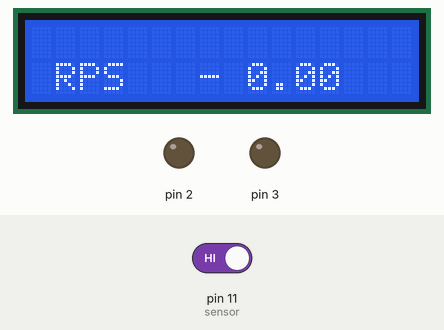
This sketch was run on a simulated Arduino Uno, built with avr-gcc and run on an emulated ATmega328P. Shown: 16×2 character LCD, output pins drawn as LEDs (lit = HIGH). Inputs (shaded band) come from the test bench; at power-on: pin 11 (sensor) HIGH. What the sketch prints to the serial monitor is not drawn.

Above: at 1.2 s.
1.3 s: pin 11 (sensor) driven LOW
At 2.1 s:
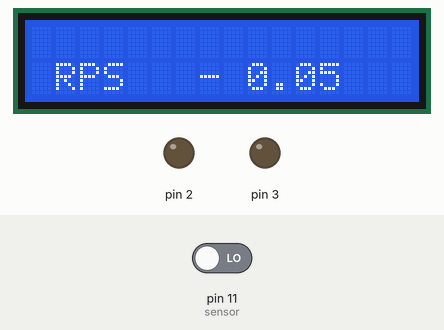
Timing chart, 0 to 4.3 s (numbered marks = the images above; inputs shaded):
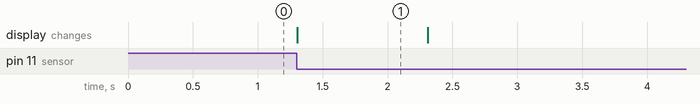

Measured:
- after the input at 1.3 s, the display: changes at once (image 1)
- what the display in image 1 shows lasts 1.0 s, from 1.3 s to 2.3 s

The sketch:

RPMwithLCD.ino
```cpp
#include <LiquidCrystal.h>
LiquidCrystal lcd(8,9,4,5,6,7);
int sensor = 11;
unsigned long start_time = 0;
unsigned long end_time = 0;
int steps=0;
float steps_old=0;
float temp=0;
float rps=0;

void setup()
{
  Serial.begin(9600);
  pinMode(sensor,INPUT_PULLUP);
  pinMode(7,OUTPUT);
  pinMode(6,OUTPUT);
  pinMode(5,OUTPUT);
  pinMode(4,OUTPUT);
  pinMode(3,OUTPUT);
  pinMode(2,OUTPUT);
  lcd.begin(16, 2);
  lcd.setCursor(0,1);
  lcd.print(" RPS   - 0.00");
}

void loop()
{
 start_time=millis();
 end_time=start_time+1000;
 while(millis()<end_time)
 {
   if(digitalRead(sensor))
   {
    steps=steps+1;
    while(digitalRead(sensor));
   }
   lcd.setCursor(9,0);
   lcd.print("   ");
   Serial.println(steps);
 }
    temp=steps-steps_old;
    steps_old=steps;
    rps=(temp/20);
    lcd.setCursor(9,1);
    lcd.print(rps);
    lcd.print("   ");
    Serial.println(rps);
}
```
